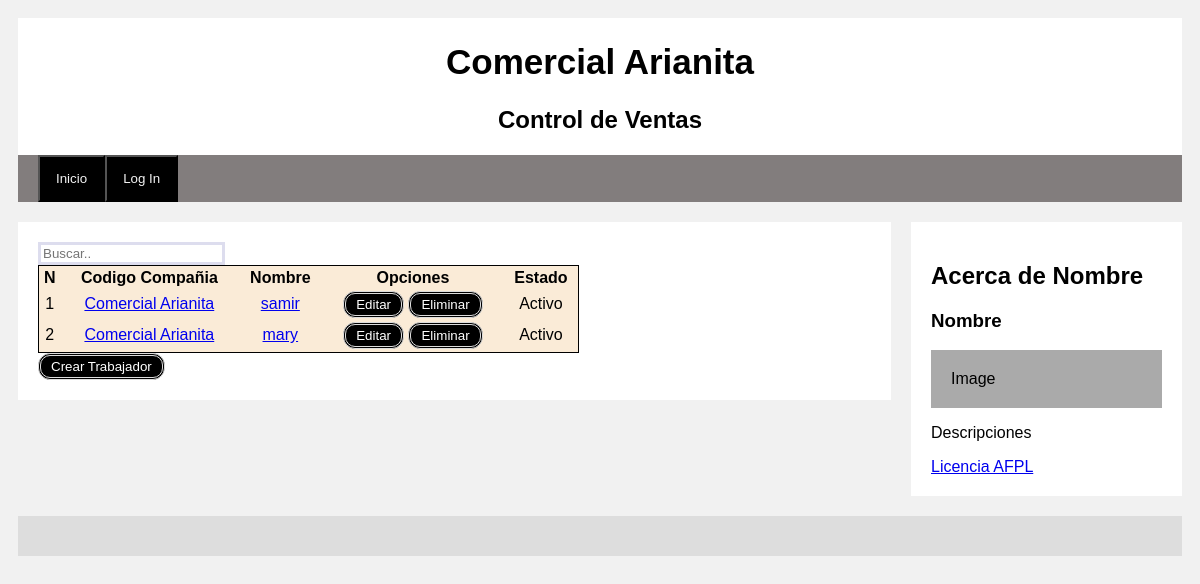
Screenshot of /listarTrabajador/ with the database file from the repository.
### inventarioTienda/models.py (models this page shows, shortened)
class R1MTrabajador(models.Model):
    trbcod = models.AutoField(db_column='TrbCod', primary_key=True)  # Field name made lowercase.
    trbciacod = models.ForeignKey(F2MCompany, models.RESTRICT, db_column='TrbCiaCod')  # Field name made lowercase.
    trbnom = models.CharField(db_column='TrbNom', max_length=60)  # Field name made lowercase.
    trbcon = models.CharField(db_column='TrbCon', max_length=10)  # Field name made lowercase.
    trausr = models.ForeignKey(User, on_delete=models.CASCADE, db_column='TrbUsr', null=True, blank=True)
    trbestreg = models.ForeignKey(GzzEstadoRegistro, models.RESTRICT, db_column='TrbEstReg')  # Field name made lowercase.
    class Meta:
        db_table = 'r1m_trabajador'
        unique_together = (('trbcod', 'trbciacod'),)

class F2MCompany(models.Model):
    ciacod = models.AutoField(db_column='CiaCod', primary_key=True)  # Field name made lowercase.
    cianom = models.CharField(db_column='CiaNom', max_length=60)  # Field name made lowercase.
    ciaruc = models.BigIntegerField(db_column='CiaRUC', validators=[MinValueValidator(10000000000), MaxValueValidator(99999999999)])  # Field name made lowercase.
    ciacap = models.DecimalField(db_column='CiaCap', max_digits=20, decimal_places=2)  # Field name made lowercase.
    ciaestregcod = models.ForeignKey(GzzEstadoRegistro, models.RESTRICT, db_column='CiaEstRegCod')  # Field name made lowercase.
    class Meta:
        db_table = 'f2m_company'

class GzzEstadoRegistro(models.Model):
    estregcod = models.CharField(db_column='EstRegCod', primary_key=True, max_length=1)  # Field name made lowercase.
    estregdes = models.CharField(db_column='EstRegDes', max_length=40)  # Field name made lowercase.
    estregestreg = models.ForeignKey('self', models.RESTRICT, db_column='EstRegEstReg', default='A')  # Field name made lowercase.
    class Meta:
        db_table = 'gzz_estado_registro'

### inventarioTienda/views.py (the view)
# urls.py: path('listarTrabajador/', listarTrabajadoresView, name="listarTrabajador"),
def listarTrabajadoresView(request, *args, **kwargs):
    objs = R1MTrabajador.objects.all()
    context = {
        'trabajadores': objs,
    }
    loggerRequest.debug(f'enviando vista listar trabajadores')
    return render(request, 'trabajador/listarTrabajador.html', context)

### inventarioTienda/templates/trabajador/listarTrabajador.html
{% extends 'base.html' %}
{% block leftcolumn %}
<input class="form-control col-md-3 light-table-filter" data-table="order-table" type="text" placeholder="Buscar..">
<table style='width:65%;border: 1px solid; background-color: #FAEBD7;text-align: center; vertical-align: middle;' class="order-table">
    <thead>
        <tr>
            <th>N</th>
            <th>Codigo Compañia</th>
            <th>Nombre</th>
            <th>Opciones</th>
            <th>Estado</th>
        </tr>
    </thead>
    {% for item in trabajadores %}
        <tr>
            <td>{{ forloop.counter }}</td>
            <td><a href="/company/{{ item.trbciacod.ciacod }}">{{ item.trbciacod.cianom }}</a></td>
            <td><a href="/trabajadores/{{ item.trbcod }}">{{ item.trbnom }}</a></td>
            <td>
                <button type="button" onclick="location.href='/editarTrabajador/{{ item.trbcod }}'">Editar</button>
                <button type="button" onclick="location.href='/eliminarTrabajador/{{ item.trbcod }}'">Eliminar</button>
            </td>
            <td>{{ item.trbestreg.estregdes }}</td>
        </tr>
    {% endfor %}
</table>
<button type="button" onclick="location.href='/crearTrabajador/'">Crear Trabajador</button>
{% endblock %}

### static/css/style.css (style rules this page uses)
* { box-sizing: border-box; }
body { font-family: Arial; padding: 10px; background: #f1f1f1; }
.row button { border: double #ddd 3px; border-radius: 12px; padding-top: 3px; padding-right: 10px; padding-bottom: 3px; padding-left: 10px; background: black; color: white; }
.row input { border: solid #dde; }

### rows the page displays
R1MTrabajador: trbciacod.cianom "Comercial Arianita", trbnom "samir", trbestreg.estregdes "Activo"
R1MTrabajador: trbciacod.cianom "Comercial Arianita", trbnom "mary", trbestreg.estregdes "Activo"
